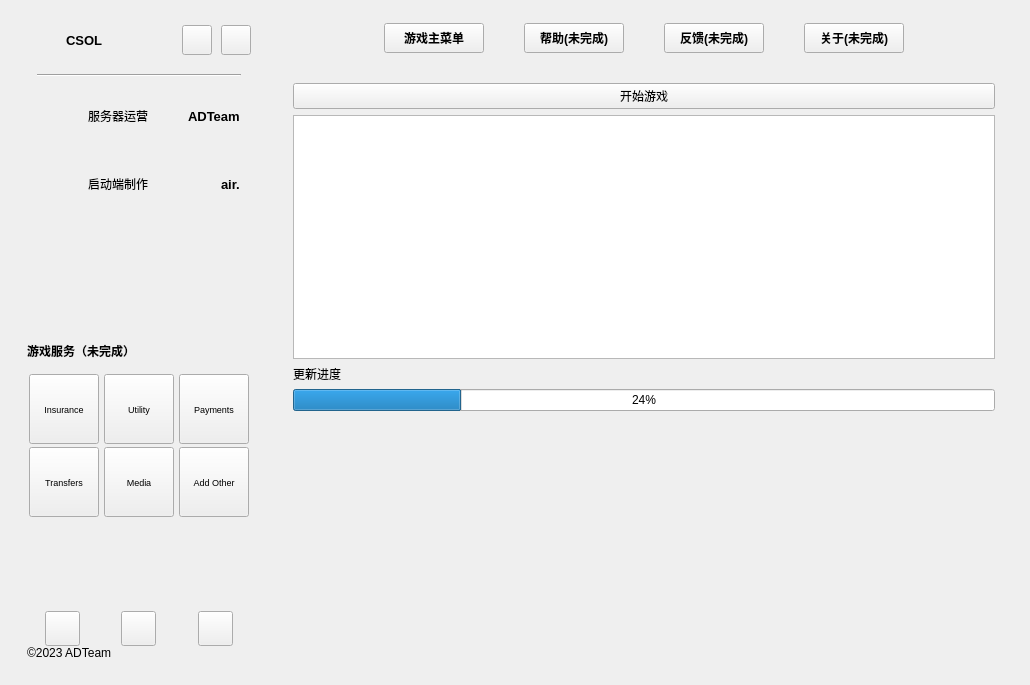
<?xml version="1.0" encoding="UTF-8"?>
<ui version="4.0">
 <class>Widget</class>
 <widget class="QWidget" name="Widget">
  <property name="geometry">
   <rect>
    <x>0</x>
    <y>0</y>
    <width>1030</width>
    <height>685</height>
   </rect>
  </property>
  <property name="minimumSize">
   <size>
    <width>1030</width>
    <height>685</height>
   </size>
  </property>
  <property name="windowTitle">
   <string>Widget</string>
  </property>
  <layout class="QVBoxLayout" name="verticalLayout">
   <property name="leftMargin">
    <number>9</number>
   </property>
   <property name="topMargin">
    <number>9</number>
   </property>
   <property name="rightMargin">
    <number>9</number>
   </property>
   <property name="bottomMargin">
    <number>9</number>
   </property>
   <item>
    <widget class="QWidget" name="w_bg" native="true">
     <layout class="QHBoxLayout" name="lay_bg">
      <property name="spacing">
       <number>6</number>
      </property>
      <property name="leftMargin">
       <number>4</number>
      </property>
      <property name="topMargin">
       <number>4</number>
      </property>
      <property name="rightMargin">
       <number>4</number>
      </property>
      <property name="bottomMargin">
       <number>4</number>
      </property>
      <item>
       <widget class="QWidget" name="w_menu" native="true">
        <property name="minimumSize">
         <size>
          <width>200</width>
          <height>0</height>
         </size>
        </property>
        <property name="maximumSize">
         <size>
          <width>252</width>
          <height>16777215</height>
         </size>
        </property>
        <layout class="QVBoxLayout" name="verticalLayout_2" stretch="1,1,0">
         <property name="spacing">
          <number>0</number>
         </property>
         <property name="leftMargin">
          <number>14</number>
         </property>
         <property name="topMargin">
          <number>12</number>
         </property>
         <property name="rightMargin">
          <number>14</number>
         </property>
         <property name="bottomMargin">
          <number>12</number>
         </property>
         <item>
          <widget class="QWidget" name="widget_2" native="true">
           <layout class="QVBoxLayout" name="verticalLayout_4">
            <property name="spacing">
             <number>8</number>
            </property>
            <property name="leftMargin">
             <number>0</number>
            </property>
            <property name="topMargin">
             <number>0</number>
            </property>
            <property name="rightMargin">
             <number>0</number>
            </property>
            <property name="bottomMargin">
             <number>0</number>
            </property>
            <item>
             <layout class="QHBoxLayout" name="horizontalLayout">
              <property name="spacing">
               <number>9</number>
              </property>
              <item>
               <widget class="QLabel" name="lab_logo">
                <property name="minimumSize">
                 <size>
                  <width>30</width>
                  <height>30</height>
                 </size>
                </property>
                <property name="maximumSize">
                 <size>
                  <width>30</width>
                  <height>30</height>
                 </size>
                </property>
                <property name="text">
                 <string/>
                </property>
                <property name="scaledContents">
                 <bool>false</bool>
                </property>
               </widget>
              </item>
              <item>
               <widget class="QLabel" name="label">
                <property name="font">
                 <font>
                  <pointsize>10</pointsize>
                  <weight>75</weight>
                  <bold>true</bold>
                 </font>
                </property>
                <property name="text">
                 <string>CSOL</string>
                </property>
               </widget>
              </item>
              <item>
               <spacer name="horizontalSpacer">
                <property name="orientation">
                 <enum>Qt::Horizontal</enum>
                </property>
                <property name="sizeHint" stdset="0">
                 <size>
                  <width>40</width>
                  <height>20</height>
                 </size>
                </property>
               </spacer>
              </item>
              <item>
               <widget class="QPushButton" name="btn_setting">
                <property name="minimumSize">
                 <size>
                  <width>30</width>
                  <height>30</height>
                 </size>
                </property>
                <property name="maximumSize">
                 <size>
                  <width>30</width>
                  <height>30</height>
                 </size>
                </property>
                <property name="text">
                 <string/>
                </property>
                <property name="icon">
                 <iconset resource="qss.qrc">
                  <normaloff>:/icons/setting.png</normaloff>:/icons/setting.png</iconset>
                </property>
                <property name="iconSize">
                 <size>
                  <width>20</width>
                  <height>20</height>
                 </size>
                </property>
               </widget>
              </item>
              <item>
               <widget class="QPushButton" name="btn_mine">
                <property name="minimumSize">
                 <size>
                  <width>30</width>
                  <height>30</height>
                 </size>
                </property>
                <property name="maximumSize">
                 <size>
                  <width>30</width>
                  <height>30</height>
                 </size>
                </property>
                <property name="text">
                 <string/>
                </property>
                <property name="icon">
                 <iconset resource="qss.qrc">
                  <normaloff>:/icons/mine.png</normaloff>:/icons/mine.png</iconset>
                </property>
                <property name="iconSize">
                 <size>
                  <width>20</width>
                  <height>20</height>
                 </size>
                </property>
               </widget>
              </item>
             </layout>
            </item>
            <item>
             <widget class="QWidget" name="widget_3" native="true">
              <layout class="QVBoxLayout" name="verticalLayout_6">
               <property name="leftMargin">
                <number>10</number>
               </property>
               <property name="rightMargin">
                <number>10</number>
               </property>
               <item>
                <widget class="Line" name="line">
                 <property name="font">
                  <font>
                   <pointsize>9</pointsize>
                   <weight>50</weight>
                   <bold>false</bold>
                  </font>
                 </property>
                 <property name="styleSheet">
                  <string notr="true"/>
                 </property>
                 <property name="orientation">
                  <enum>Qt::Horizontal</enum>
                 </property>
                </widget>
               </item>
              </layout>
             </widget>
            </item>
            <item>
             <widget class="QWidget" name="w_item_01" native="true">
              <layout class="QHBoxLayout" name="horizontalLayout_3">
               <property name="spacing">
                <number>10</number>
               </property>
               <property name="topMargin">
                <number>0</number>
               </property>
               <item>
                <widget class="QLabel" name="lab_item_01">
                 <property name="minimumSize">
                  <size>
                   <width>40</width>
                   <height>40</height>
                  </size>
                 </property>
                 <property name="maximumSize">
                  <size>
                   <width>40</width>
                   <height>40</height>
                  </size>
                 </property>
                 <property name="text">
                  <string/>
                 </property>
                </widget>
               </item>
               <item>
                <widget class="QLabel" name="label_2">
                 <property name="font">
                  <font>
                   <pointsize>9</pointsize>
                  </font>
                 </property>
                 <property name="text">
                  <string>服务器运营</string>
                 </property>
                </widget>
               </item>
               <item>
                <spacer name="horizontalSpacer_6">
                 <property name="orientation">
                  <enum>Qt::Horizontal</enum>
                 </property>
                 <property name="sizeHint" stdset="0">
                  <size>
                   <width>41</width>
                   <height>20</height>
                  </size>
                 </property>
                </spacer>
               </item>
               <item>
                <widget class="QLabel" name="lab_item_value_01">
                 <property name="font">
                  <font>
                   <pointsize>10</pointsize>
                   <weight>75</weight>
                   <bold>true</bold>
                  </font>
                 </property>
                 <property name="text">
                  <string>ADTeam</string>
                 </property>
                </widget>
               </item>
              </layout>
             </widget>
            </item>
            <item>
             <widget class="QWidget" name="w_item_02" native="true">
              <layout class="QHBoxLayout" name="horizontalLayout_4">
               <property name="spacing">
                <number>10</number>
               </property>
               <property name="topMargin">
                <number>9</number>
               </property>
               <item>
                <widget class="QLabel" name="lab_item_02">
                 <property name="minimumSize">
                  <size>
                   <width>40</width>
                   <height>40</height>
                  </size>
                 </property>
                 <property name="maximumSize">
                  <size>
                   <width>40</width>
                   <height>40</height>
                  </size>
                 </property>
                 <property name="text">
                  <string/>
                 </property>
                </widget>
               </item>
               <item>
                <widget class="QLabel" name="label_3">
                 <property name="font">
                  <font>
                   <pointsize>9</pointsize>
                  </font>
                 </property>
                 <property name="text">
                  <string>启动端制作</string>
                 </property>
                </widget>
               </item>
               <item>
                <spacer name="horizontalSpacer_7">
                 <property name="orientation">
                  <enum>Qt::Horizontal</enum>
                 </property>
                 <property name="sizeHint" stdset="0">
                  <size>
                   <width>40</width>
                   <height>20</height>
                  </size>
                 </property>
                </spacer>
               </item>
               <item>
                <widget class="QLabel" name="lab_item_value_02">
                 <property name="font">
                  <font>
                   <pointsize>10</pointsize>
                   <weight>75</weight>
                   <bold>true</bold>
                  </font>
                 </property>
                 <property name="text">
                  <string>air.</string>
                 </property>
                </widget>
               </item>
              </layout>
             </widget>
            </item>
            <item>
             <spacer name="verticalSpacer_2">
              <property name="orientation">
               <enum>Qt::Vertical</enum>
              </property>
              <property name="sizeHint" stdset="0">
               <size>
                <width>20</width>
                <height>40</height>
               </size>
              </property>
             </spacer>
            </item>
           </layout>
          </widget>
         </item>
         <item>
          <widget class="QWidget" name="widget" native="true">
           <layout class="QVBoxLayout" name="verticalLayout_3">
            <property name="spacing">
             <number>8</number>
            </property>
            <property name="leftMargin">
             <number>0</number>
            </property>
            <property name="topMargin">
             <number>0</number>
            </property>
            <property name="rightMargin">
             <number>0</number>
            </property>
            <property name="bottomMargin">
             <number>0</number>
            </property>
            <item>
             <widget class="QLabel" name="lab_title">
              <property name="minimumSize">
               <size>
                <width>0</width>
                <height>30</height>
               </size>
              </property>
              <property name="font">
               <font>
                <weight>75</weight>
                <bold>true</bold>
               </font>
              </property>
              <property name="text">
               <string>游戏服务（未完成）</string>
              </property>
             </widget>
            </item>
            <item>
             <layout class="QGridLayout" name="gridLayout">
              <property name="spacing">
               <number>3</number>
              </property>
              <item row="0" column="0">
               <widget class="QToolButton" name="btn_menu_item_1">
                <property name="minimumSize">
                 <size>
                  <width>70</width>
                  <height>70</height>
                 </size>
                </property>
                <property name="maximumSize">
                 <size>
                  <width>70</width>
                  <height>70</height>
                 </size>
                </property>
                <property name="font">
                 <font>
                  <pointsize>7</pointsize>
                 </font>
                </property>
                <property name="text">
                 <string>Insurance</string>
                </property>
                <property name="icon">
                 <iconset resource="qss.qrc">
                  <normaloff>:/icons/umbrella.png</normaloff>:/icons/umbrella.png</iconset>
                </property>
                <property name="toolButtonStyle">
                 <enum>Qt::ToolButtonTextUnderIcon</enum>
                </property>
               </widget>
              </item>
              <item row="1" column="1">
               <widget class="QToolButton" name="btn_menu_item_5">
                <property name="minimumSize">
                 <size>
                  <width>70</width>
                  <height>70</height>
                 </size>
                </property>
                <property name="maximumSize">
                 <size>
                  <width>70</width>
                  <height>70</height>
                 </size>
                </property>
                <property name="font">
                 <font>
                  <pointsize>7</pointsize>
                 </font>
                </property>
                <property name="text">
                 <string>Media</string>
                </property>
                <property name="icon">
                 <iconset resource="qss.qrc">
                  <normaloff>:/icons/phone.png</normaloff>:/icons/phone.png</iconset>
                </property>
                <property name="toolButtonStyle">
                 <enum>Qt::ToolButtonTextUnderIcon</enum>
                </property>
               </widget>
              </item>
              <item row="0" column="1">
               <widget class="QToolButton" name="btn_menu_item_2">
                <property name="minimumSize">
                 <size>
                  <width>70</width>
                  <height>70</height>
                 </size>
                </property>
                <property name="maximumSize">
                 <size>
                  <width>70</width>
                  <height>70</height>
                 </size>
                </property>
                <property name="font">
                 <font>
                  <pointsize>7</pointsize>
                 </font>
                </property>
                <property name="text">
                 <string>Utility</string>
                </property>
                <property name="icon">
                 <iconset resource="qss.qrc">
                  <normaloff>:/icons/modular.png</normaloff>:/icons/modular.png</iconset>
                </property>
                <property name="toolButtonStyle">
                 <enum>Qt::ToolButtonTextUnderIcon</enum>
                </property>
               </widget>
              </item>
              <item row="0" column="2">
               <widget class="QToolButton" name="btn_menu_item_3">
                <property name="minimumSize">
                 <size>
                  <width>70</width>
                  <height>70</height>
                 </size>
                </property>
                <property name="maximumSize">
                 <size>
                  <width>70</width>
                  <height>70</height>
                 </size>
                </property>
                <property name="font">
                 <font>
                  <pointsize>7</pointsize>
                 </font>
                </property>
                <property name="text">
                 <string>Payments</string>
                </property>
                <property name="icon">
                 <iconset resource="qss.qrc">
                  <normaloff>:/icons/money.png</normaloff>:/icons/money.png</iconset>
                </property>
                <property name="toolButtonStyle">
                 <enum>Qt::ToolButtonTextUnderIcon</enum>
                </property>
               </widget>
              </item>
              <item row="1" column="0">
               <widget class="QToolButton" name="btn_menu_item_4">
                <property name="minimumSize">
                 <size>
                  <width>70</width>
                  <height>70</height>
                 </size>
                </property>
                <property name="maximumSize">
                 <size>
                  <width>70</width>
                  <height>70</height>
                 </size>
                </property>
                <property name="font">
                 <font>
                  <pointsize>7</pointsize>
                 </font>
                </property>
                <property name="text">
                 <string>Transfers</string>
                </property>
                <property name="icon">
                 <iconset resource="qss.qrc">
                  <normaloff>:/icons/member.png</normaloff>:/icons/member.png</iconset>
                </property>
                <property name="toolButtonStyle">
                 <enum>Qt::ToolButtonTextUnderIcon</enum>
                </property>
               </widget>
              </item>
              <item row="1" column="2">
               <widget class="QToolButton" name="btn_menu_item_6">
                <property name="minimumSize">
                 <size>
                  <width>70</width>
                  <height>70</height>
                 </size>
                </property>
                <property name="maximumSize">
                 <size>
                  <width>70</width>
                  <height>70</height>
                 </size>
                </property>
                <property name="font">
                 <font>
                  <pointsize>7</pointsize>
                 </font>
                </property>
                <property name="text">
                 <string>Add Other</string>
                </property>
                <property name="toolButtonStyle">
                 <enum>Qt::ToolButtonTextUnderIcon</enum>
                </property>
               </widget>
              </item>
             </layout>
            </item>
            <item>
             <spacer name="verticalSpacer">
              <property name="orientation">
               <enum>Qt::Vertical</enum>
              </property>
              <property name="sizeHint" stdset="0">
               <size>
                <width>20</width>
                <height>40</height>
               </size>
              </property>
             </spacer>
            </item>
            <item>
             <layout class="QHBoxLayout" name="horizontalLayout_2" stretch="1,0,2,0,2,0,1">
              <item>
               <spacer name="horizontalSpacer_4">
                <property name="orientation">
                 <enum>Qt::Horizontal</enum>
                </property>
                <property name="sizeHint" stdset="0">
                 <size>
                  <width>40</width>
                  <height>20</height>
                 </size>
                </property>
               </spacer>
              </item>
              <item>
               <widget class="QPushButton" name="btn_littleshow">
                <property name="minimumSize">
                 <size>
                  <width>35</width>
                  <height>35</height>
                 </size>
                </property>
                <property name="maximumSize">
                 <size>
                  <width>35</width>
                  <height>35</height>
                 </size>
                </property>
                <property name="text">
                 <string/>
                </property>
                <property name="icon">
                 <iconset resource="qss.qrc">
                  <normaloff>:/icons/mini.png</normaloff>:/icons/mini.png</iconset>
                </property>
               </widget>
              </item>
              <item>
               <spacer name="horizontalSpacer_2">
                <property name="orientation">
                 <enum>Qt::Horizontal</enum>
                </property>
                <property name="sizeHint" stdset="0">
                 <size>
                  <width>40</width>
                  <height>20</height>
                 </size>
                </property>
               </spacer>
              </item>
              <item>
               <widget class="QPushButton" name="btn_home">
                <property name="minimumSize">
                 <size>
                  <width>35</width>
                  <height>35</height>
                 </size>
                </property>
                <property name="maximumSize">
                 <size>
                  <width>35</width>
                  <height>35</height>
                 </size>
                </property>
                <property name="text">
                 <string/>
                </property>
                <property name="icon">
                 <iconset resource="qss.qrc">
                  <normaloff>:/icons/home.png</normaloff>:/icons/home.png</iconset>
                </property>
               </widget>
              </item>
              <item>
               <spacer name="horizontalSpacer_3">
                <property name="orientation">
                 <enum>Qt::Horizontal</enum>
                </property>
                <property name="sizeHint" stdset="0">
                 <size>
                  <width>40</width>
                  <height>20</height>
                 </size>
                </property>
               </spacer>
              </item>
              <item>
               <widget class="QPushButton" name="btn_logout">
                <property name="minimumSize">
                 <size>
                  <width>35</width>
                  <height>35</height>
                 </size>
                </property>
                <property name="maximumSize">
                 <size>
                  <width>35</width>
                  <height>35</height>
                 </size>
                </property>
                <property name="text">
                 <string/>
                </property>
                <property name="icon">
                 <iconset resource="qss.qrc">
                  <normaloff>:/icons/logout.png</normaloff>:/icons/logout.png</iconset>
                </property>
               </widget>
              </item>
              <item>
               <spacer name="horizontalSpacer_5">
                <property name="orientation">
                 <enum>Qt::Horizontal</enum>
                </property>
                <property name="sizeHint" stdset="0">
                 <size>
                  <width>40</width>
                  <height>20</height>
                 </size>
                </property>
               </spacer>
              </item>
             </layout>
            </item>
           </layout>
          </widget>
         </item>
         <item>
          <widget class="QLabel" name="label_5">
           <property name="text">
            <string>©2023 ADTeam</string>
           </property>
          </widget>
         </item>
        </layout>
       </widget>
      </item>
      <item>
       <widget class="QWidget" name="w_main" native="true">
        <layout class="QVBoxLayout" name="verticalLayout_5" stretch="1,7">
         <property name="spacing">
          <number>19</number>
         </property>
         <property name="topMargin">
          <number>10</number>
         </property>
         <property name="bottomMargin">
          <number>6</number>
         </property>
         <item>
          <layout class="QHBoxLayout" name="horizontalLayout_5">
           <property name="spacing">
            <number>40</number>
           </property>
           <item>
            <spacer name="horizontalSpacer_8">
             <property name="orientation">
              <enum>Qt::Horizontal</enum>
             </property>
             <property name="sizeHint" stdset="0">
              <size>
               <width>40</width>
               <height>20</height>
              </size>
             </property>
            </spacer>
           </item>
           <item>
            <widget class="QPushButton" name="btn_main_item_1">
             <property name="minimumSize">
              <size>
               <width>100</width>
               <height>0</height>
              </size>
             </property>
             <property name="maximumSize">
              <size>
               <width>100</width>
               <height>30</height>
              </size>
             </property>
             <property name="font">
              <font>
               <pointsize>9</pointsize>
               <weight>75</weight>
               <bold>true</bold>
              </font>
             </property>
             <property name="text">
              <string>游戏主菜单</string>
             </property>
            </widget>
           </item>
           <item>
            <widget class="QPushButton" name="btn_main_item_2">
             <property name="minimumSize">
              <size>
               <width>100</width>
               <height>0</height>
              </size>
             </property>
             <property name="maximumSize">
              <size>
               <width>100</width>
               <height>30</height>
              </size>
             </property>
             <property name="font">
              <font>
               <pointsize>9</pointsize>
               <weight>75</weight>
               <bold>true</bold>
              </font>
             </property>
             <property name="text">
              <string>帮助(未完成)</string>
             </property>
            </widget>
           </item>
           <item>
            <widget class="QPushButton" name="btn_main_item_3">
             <property name="minimumSize">
              <size>
               <width>100</width>
               <height>0</height>
              </size>
             </property>
             <property name="maximumSize">
              <size>
               <width>100</width>
               <height>30</height>
              </size>
             </property>
             <property name="font">
              <font>
               <pointsize>9</pointsize>
               <weight>75</weight>
               <bold>true</bold>
              </font>
             </property>
             <property name="text">
              <string>反馈(未完成)</string>
             </property>
            </widget>
           </item>
           <item>
            <widget class="QPushButton" name="btn_main_item_4">
             <property name="minimumSize">
              <size>
               <width>100</width>
               <height>0</height>
              </size>
             </property>
             <property name="maximumSize">
              <size>
               <width>100</width>
               <height>30</height>
              </size>
             </property>
             <property name="font">
              <font>
               <pointsize>9</pointsize>
               <weight>75</weight>
               <bold>true</bold>
              </font>
             </property>
             <property name="text">
              <string>关于(未完成)</string>
             </property>
            </widget>
           </item>
           <item>
            <spacer name="horizontalSpacer_9">
             <property name="orientation">
              <enum>Qt::Horizontal</enum>
             </property>
             <property name="sizeHint" stdset="0">
              <size>
               <width>40</width>
               <height>20</height>
              </size>
             </property>
            </spacer>
           </item>
          </layout>
         </item>
         <item>
          <widget class="QStackedWidget" name="sw_main">
           <property name="currentIndex">
            <number>0</number>
           </property>
           <widget class="QWidget" name="page">
            <layout class="QVBoxLayout" name="verticalLayout_7">
             <item>
              <widget class="QPushButton" name="startgame">
               <property name="text">
                <string>开始游戏</string>
               </property>
              </widget>
             </item>
             <item>
              <widget class="QTextBrowser" name="updateinfo"/>
             </item>
             <item>
              <widget class="QLabel" name="label_4">
               <property name="text">
                <string>更新进度</string>
               </property>
              </widget>
             </item>
             <item>
              <widget class="QProgressBar" name="update_progress">
               <property name="value">
                <number>24</number>
               </property>
              </widget>
             </item>
             <item>
              <spacer name="verticalSpacer_3">
               <property name="orientation">
                <enum>Qt::Vertical</enum>
               </property>
               <property name="sizeHint" stdset="0">
                <size>
                 <width>20</width>
                 <height>40</height>
                </size>
               </property>
              </spacer>
             </item>
            </layout>
           </widget>
           <widget class="QWidget" name="page_2">
            <layout class="QVBoxLayout" name="verticalLayout_8">
             <item>
              <widget class="QLabel" name="lab_mess_2">
               <property name="font">
                <font>
                 <pointsize>20</pointsize>
                 <weight>75</weight>
                 <bold>true</bold>
                </font>
               </property>
               <property name="layoutDirection">
                <enum>Qt::LeftToRight</enum>
               </property>
               <property name="text">
                <string>Expenses</string>
               </property>
               <property name="alignment">
                <set>Qt::AlignCenter</set>
               </property>
              </widget>
             </item>
            </layout>
           </widget>
           <widget class="QWidget" name="page_3">
            <layout class="QVBoxLayout" name="verticalLayout_9">
             <item>
              <widget class="QLabel" name="lab_mess_3">
               <property name="font">
                <font>
                 <pointsize>20</pointsize>
                 <weight>75</weight>
                 <bold>true</bold>
                </font>
               </property>
               <property name="layoutDirection">
                <enum>Qt::LeftToRight</enum>
               </property>
               <property name="text">
                <string>History</string>
               </property>
               <property name="alignment">
                <set>Qt::AlignCenter</set>
               </property>
              </widget>
             </item>
            </layout>
           </widget>
           <widget class="QWidget" name="page_4">
            <layout class="QVBoxLayout" name="verticalLayout_10">
             <item>
              <widget class="QLabel" name="lab_mess_4">
               <property name="font">
                <font>
                 <pointsize>20</pointsize>
                 <weight>75</weight>
                 <bold>true</bold>
                </font>
               </property>
               <property name="layoutDirection">
                <enum>Qt::LeftToRight</enum>
               </property>
               <property name="text">
                <string>Actions</string>
               </property>
               <property name="alignment">
                <set>Qt::AlignCenter</set>
               </property>
              </widget>
             </item>
            </layout>
           </widget>
          </widget>
         </item>
        </layout>
       </widget>
      </item>
     </layout>
    </widget>
   </item>
  </layout>
 </widget>
 <layoutdefault spacing="6" margin="11"/>
 <resources>
  <include location="qss.qrc"/>
 </resources>
 <connections/>
</ui>
